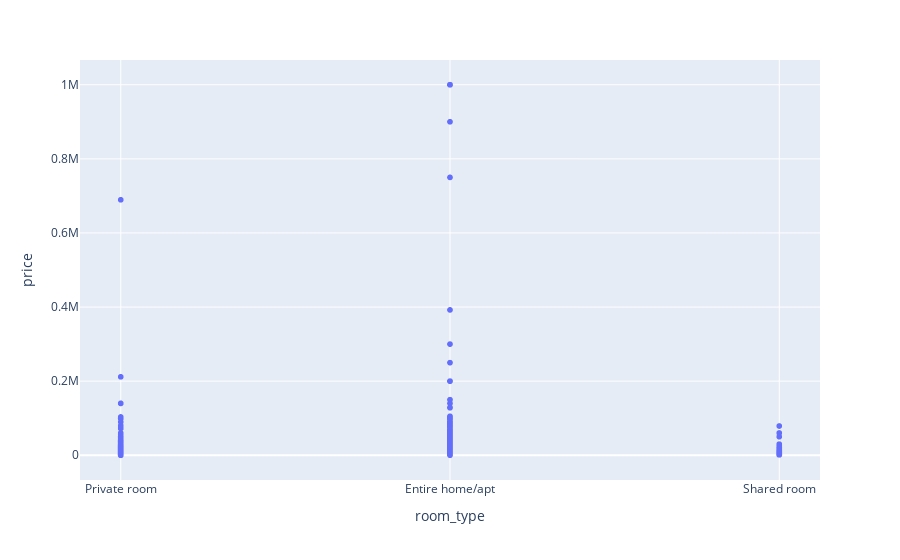

Notebook code for this chart:
### Markdown cell above
Observamos outliers en Entire home/apt

### Code cell
fig = px.scatter(data_frame=df, x='room_type', y='price', color=None,
    symbol=None, size=None, trendline=None, marginal_x=None, marginal_y=
    None, facet_row=None, facet_col=None, render_mode='auto', )
fig.update()
fig.show()

### Figure 1 — Plotly figure (JSON) as saved in the notebook; plotly's stock layout.template omitted (floating-point values rounded to 4 significant figures; data arrays with more than 128 entries replaced by an {"elided": "..."} marker saying what was removed)
{"data": [{"hovertemplate": "room_type=%{x}<br>price=%{y}<extra></extra>", "legendgroup": "", "marker": {"color": "#636efa", "symbol": "circle"}, "mode": "markers", "name": "", "showlegend": false, "type": "scattergl", "x": {"elided": "11466 str values"}, "xaxis": "x", "y": {"elided": "11466 int values"}, "yaxis": "y"}], "layout": {"legend": {"tracegroupgap": 0}, "margin": {"t": 60}, "xaxis": {"anchor": "y", "domain": [0, 1], "title": {"text": "room_type"}}, "yaxis": {"anchor": "x", "domain": [0, 1], "title": {"text": "price"}}}}
